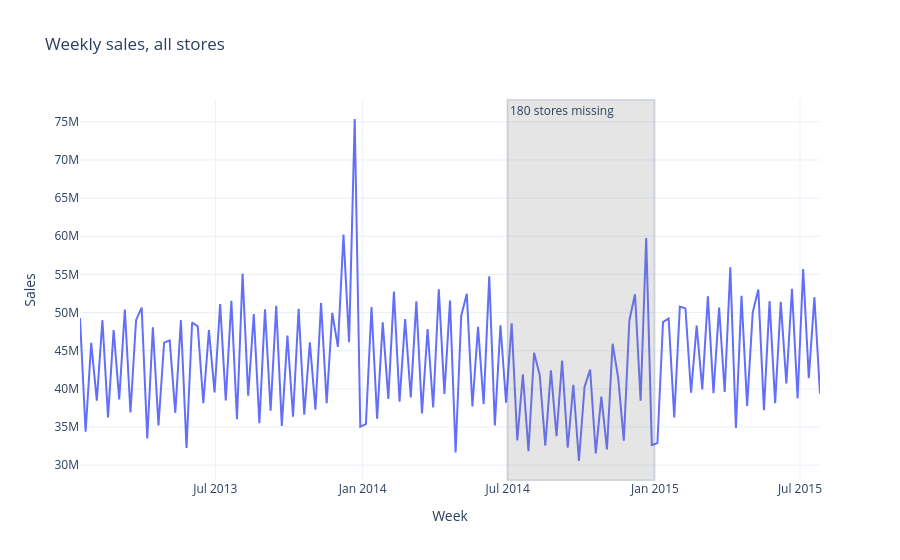

The cell this chart's notebook holds for it:
### Markdown cell above
## 3. How do total sales move over time?

Weekly totals for the whole chain. The grey band marks July–December 2014, when 180 stores have no data.

### Code cell
weekly = (history.set_index("sale_date")
          .resample("W")
          .agg(total_sales=("sales", "sum"), stores=("store_id", "nunique"))
          .iloc[1:-1])  # drop the two partial weeks at the edges

fig = px.line(weekly, y="total_sales", title="Weekly sales, all stores",
              labels={"sale_date": "Week", "total_sales": "Sales"})
fig.add_vrect(x0="2014-07-01", x1="2014-12-31", fillcolor="grey", opacity=0.2,
              annotation_text="180 stores missing", annotation_position="top left")
fig.show()

### Figure 1 — Plotly figure (JSON) as saved in the notebook; plotly's stock layout.template omitted (floating-point values rounded to 4 significant figures; data arrays with more than 128 entries replaced by an {"elided": "..."} marker saying what was removed)
{"data": [{"hovertemplate": "Week=%{x}<br>Sales=%{y}<extra></extra>", "legendgroup": "", "line": {"color": "#636efa", "dash": "solid"}, "marker": {"symbol": "circle"}, "mode": "lines", "name": "", "orientation": "v", "showlegend": false, "type": "scatter", "x": {"elided": "133 str values"}, "xaxis": "x", "y": {"elided": "133 int values"}, "yaxis": "y"}], "layout": {"annotations": [{"showarrow": false, "text": "180 stores missing", "x": "2014-07-01", "xanchor": "left", "xref": "x", "y": 1, "yanchor": "top", "yref": "y domain"}], "legend": {"tracegroupgap": 0}, "shapes": [{"fillcolor": "grey", "opacity": 0.2, "type": "rect", "x0": "2014-07-01", "x1": "2014-12-31", "xref": "x", "y0": 0, "y1": 1, "yref": "y domain"}], "title": {"text": "Weekly sales, all stores"}, "xaxis": {"anchor": "y", "domain": [0.0, 1.0], "title": {"text": "Week"}}, "yaxis": {"anchor": "x", "domain": [0.0, 1.0], "title": {"text": "Sales"}}}}
